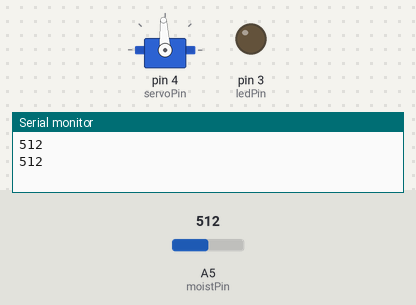
Recording of a sketch running on a simulated Arduino Uno, built with avr-gcc and run on an emulated ATmega328P. Parts: servo, output pins drawn as LEDs (lit = HIGH), the last lines printed to the serial monitor. The inputs (shaded band) are chosen by the test bench; at power-on: A5 (moistPin) = 512. Pins used as bus, display or sensor lines are not drawn.

Above: at 1.8 s.
1.9 s: A5 (moistPin) set to 166
3.4 s: A5 (moistPin) set to 136
At 4.17 s:
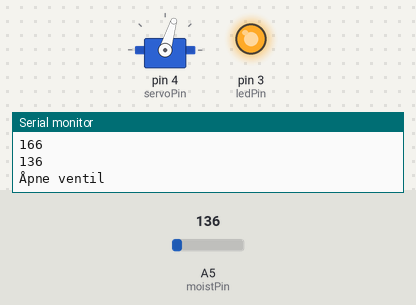
At 4.9 s:
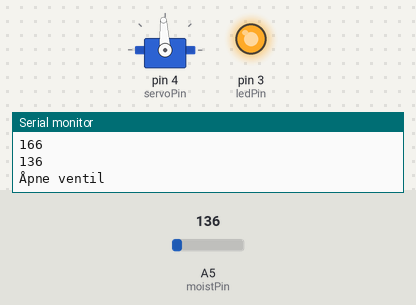
Timing chart, 0 to 6.4 s (numbered marks = the images above; inputs shaded):
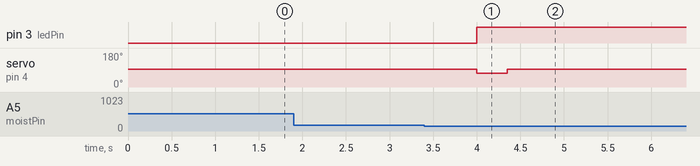

Measured:
- the behaviour switches between 150 and 149 on A5 (moistPin) (found by bisection; images 0 and 1)
- after the input at 3.4 s, pin 3 (ledPin): LOW → HIGH after 0.60 s; servo on pin 4 (servoPin): 93° → 73° after 0.60 s, → 93° 0.35 s later

The sketch:

smartplante.ino
```cpp
/* We are using a HSR-1425CR continuous rotation servo.
 *  These have no feedback regarding how far you rotate, so we have to test how long it has to rotate to turn the valve.
 *  One way to turn the servo on is to use writeMicrosecond() and delay().
*/

#include <Servo.h>

// Set up the pins
int moistPin = A5;
int moistPowerPin = 2;
int ledPin = 3;
int servoPin = 4;

// Initialize sensor value
int value = 0;

// Initialize servo object
Servo servo;


void setup() {
  // Initialize pins and attach servo pin to the servo object
  pinMode(moistPin, INPUT);
  pinMode(moistPowerPin, OUTPUT);
  pinMode(servoPin, OUTPUT);
  pinMode(ledPin, OUTPUT);
  servo.attach(servoPin);

  Serial.begin(9600);

  // Initialize servo rotation. When set to 1500, the servo will not turn.
  servo.writeMicroseconds(1500);
}

void loop() {
  // To save some power (and output pins), we use a regular digital pin and turn it on right before we
  // read the sensor value, and then off again right after.
  digitalWrite(moistPowerPin, HIGH);
  value = analogRead(moistPin);
  digitalWrite(moistPowerPin, LOW);

  Serial.println(value);

  // If the sensor value is below some threshold we want to turn on the LED and refill some water.
  if (value < 150){
    Serial.println("Åpne ventil");
    digitalWrite(ledPin, HIGH);
    servo.writeMicroseconds(1300);
    delay(350);
    servo.writeMicroseconds(1500);
    delay(20000);

    servo.writeMicroseconds(1300);
    delay(1020);
    servo.writeMicroseconds(1500);
    Serial.println("Lukk ventil");
  } else{
    digitalWrite(ledPin, LOW);
  }

  delay(1000);

}
```
